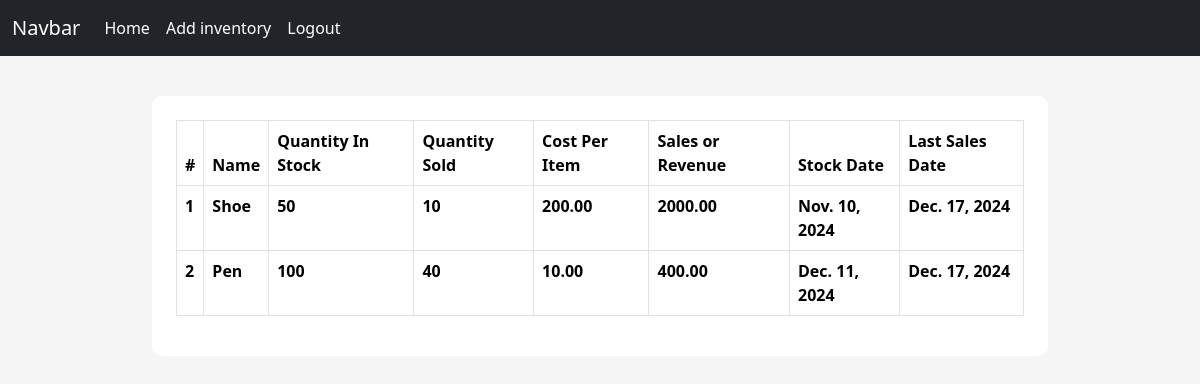
The page /inventory/ (signed in) on the database as committed earlier.
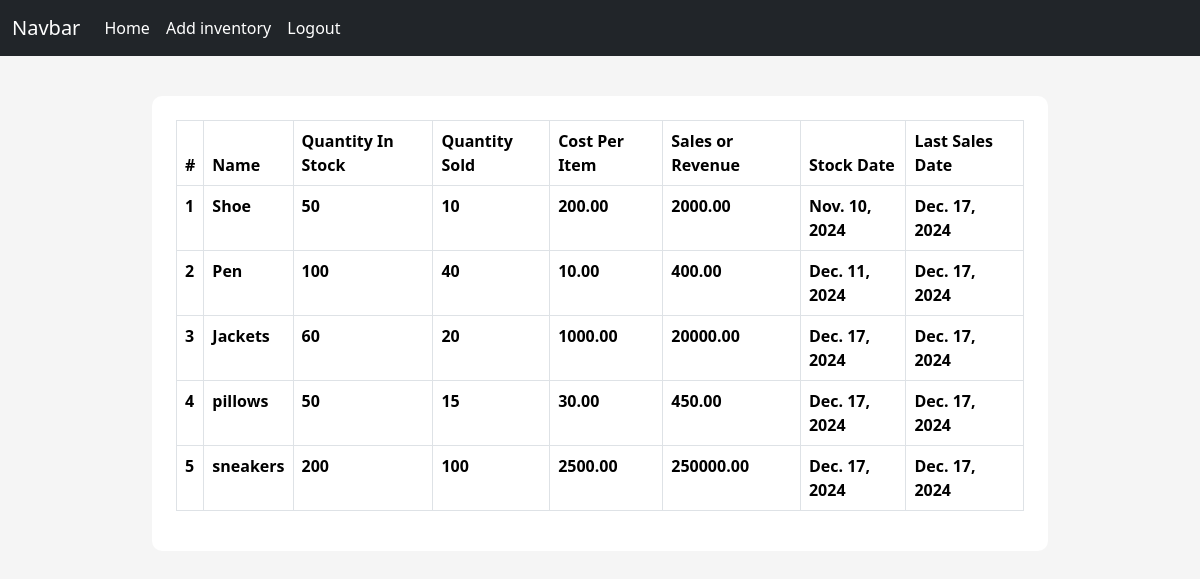
The same page on the database as committed later.
### inventory/models.py (models this page shows)
class Inventory(models.Model):
    name = models.CharField(max_length=100, null=False, blank=False)
    cost_per_item = models.DecimalField(max_digits=19, decimal_places=2, null=False, blank=False)
    quantity_in_stock = models.IntegerField(null=False, blank=False)
    quantity_sold = models.IntegerField(null=False, blank=False)
    sales = models.DecimalField(max_digits=19, decimal_places=2, null=False, blank=False)
    stock_date = models.DateField(auto_now_add=True)
    last_sale_date = models.DateField(auto_now=True)

### inventory/views.py (the view)
# urls.py: path('', views.inventory_list, name='inventory_list'),
@login_required
def inventory_list(request):
    inventories = Inventory.objects.all()
    context ={
        "title" : "Inventory list",
        "inventories": inventories
    }
    return render(request, "inventory/inventory_list.html", context=context)

### templates/inventory/inventory_list.html (shortened to what this page needs)
{% extends "layout.html" %}
{% block content%}
   <div class="content-section">
       <table class=" table table-stripped table-bordered table-hover">
        <thead class = "thead-dark">
            <tr>
                <th scope="col">#</th>
                <th scope="col">Name</th>
                <th scope="col">Quantity In Stock</th>
                <th scope="col">Quantity Sold</th>
                <th scope="col">Cost Per Item</th>
                <th scope="col">Sales or Revenue</th>
                <th scope="col">Stock Date</th>
                <th scope="col">Last Sales Date</th>
            </tr>
          </thead>
          <tbody>
            {% for inventory in inventories%}
            <tr style="cursor: pointer; cursor: hand;" onClick="window.location = `{% url 'per_product' inventory.id%}`">
              <th scope="row">{{forloop.counter}}</th>
              <th scope="row">{{inventory.name}}</th>
              <th scope="row">{{inventory.quantity_in_stock}}</th>
              <th scope="row">{{inventory.quantity_sold}}</th>
              <th scope="row">{{inventory.cost_per_item}}</th>
              <th scope="row">{{inventory.sales}}</th>
              <th scope="row">{{inventory.stock_date}}</th>
              <th scope="row">{{inventory.last_sale_date}}</th>
            </tr>
            {% endfor %}
       </table>
   </div>
{% endblock %}

### templates/layout.html (shortened to what this page needs)
  {% load static %}
 <!DOCTYPE html>
 <html lang="en">
 <head>
    <link href="https://cdn.jsdelivr.net/npm/bootstrap@5.3.3/dist/css/bootstrap.min.css" rel="stylesheet">
     <link rel="stylesheet" href="{% static 'CSS/main.css' %}" type="text/css">
 </head>
 <body>
    <nav class="navbar navbar-expand-lg  navbar-dark bg-dark">
        <div class="container-fluid">
          <a class="navbar-brand" href="#">Navbar</a>
          <div class="collapse navbar-collapse" id="navbarNav">
            <ul class="navbar-nav">
              <li class="nav-item">
                <a class="nav-link active" aria-current="page" href="{% url 'inventory_list'%}">Home</a>
              </li>
              <li class="nav-item">
                <a class="nav-link active" aria-current="page" href="{% url 'add_inventory'%}">Add inventory</a>
              </li>
            {% if request.user.is_authenticated %}
              <li class="nav-item">
                <a class="nav-link active" aria-current="page" href="{% url 'logout'%}">Logout</a>
              </li>
              {% else %}
              <li>
                <a class="nav-link active" aria-current="page" href="{% url 'login' %}">Login</a>
              </li>
              {% endif %}
            </ul>
          </div>
        </div>
      </nav>
    <main>
      <div class="container-fluid">
        <div class="row">
            <div class="col-md-1"></div>
            <div class="col-md-10 col-sm-12 col-xm-12">
                {% block content%}
                {% endblock %}
            </div>
            <div class="col-md-1"></div>
        </div>
      </div>
    </main>
</body>
 </body>
 </html>

### static/CSS/main.css (style rules this page uses)
body { background-color: rgb(245, 245, 245); }
.content-section { background: #fff; margin: 40px; padding: 1.5rem 1.5rem; border-radius: 10px; }

Rows that differ between the two databases and show on the page:
added Inventory: name "Jackets", quantity_in_stock "60", quantity_sold "20", cost_per_item "1000.00", sales "20000.00", stock_date "Dec. 17, 2024", last_sale_date "Dec. 17, 2024"
added Inventory: name "pillows", quantity_in_stock "50", quantity_sold "15", cost_per_item "30.00", sales "450.00", stock_date "Dec. 17, 2024", last_sale_date "Dec. 17, 2024"
added Inventory: name "sneakers", quantity_in_stock "200", quantity_sold "100", cost_per_item "2500.00", sales "250000.00", stock_date "Dec. 17, 2024", last_sale_date "Dec. 17, 2024"
